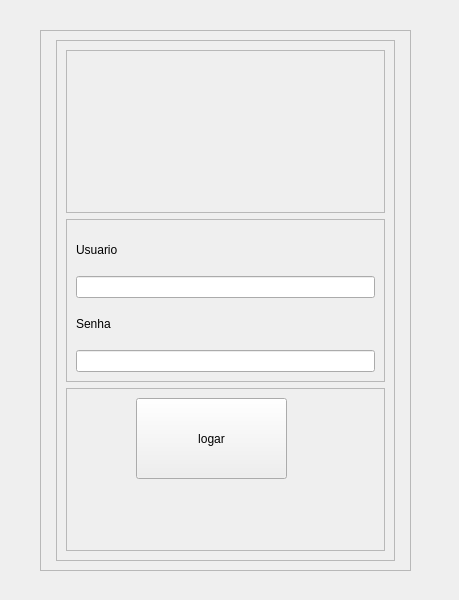
<?xml version="1.0" encoding="UTF-8"?>
<ui version="4.0">
 <class>Cadastro</class>
 <widget class="QMainWindow" name="Cadastro">
  <property name="geometry">
   <rect>
    <x>0</x>
    <y>0</y>
    <width>459</width>
    <height>600</height>
   </rect>
  </property>
  <property name="windowTitle">
   <string>MainWindow</string>
  </property>
  <widget class="QWidget" name="centralwidget">
   <widget class="QFrame" name="frame">
    <property name="geometry">
     <rect>
      <x>40</x>
      <y>30</y>
      <width>371</width>
      <height>541</height>
     </rect>
    </property>
    <property name="frameShape">
     <enum>QFrame::Shape::StyledPanel</enum>
    </property>
    <property name="frameShadow">
     <enum>QFrame::Shadow::Raised</enum>
    </property>
    <layout class="QHBoxLayout" name="horizontalLayout">
     <item>
      <widget class="QFrame" name="frame_2">
       <property name="frameShape">
        <enum>QFrame::Shape::StyledPanel</enum>
       </property>
       <property name="frameShadow">
        <enum>QFrame::Shadow::Raised</enum>
       </property>
      </widget>
     </item>
     <item>
      <widget class="QFrame" name="frame_3">
       <property name="frameShape">
        <enum>QFrame::Shape::StyledPanel</enum>
       </property>
       <property name="frameShadow">
        <enum>QFrame::Shadow::Raised</enum>
       </property>
       <layout class="QVBoxLayout" name="verticalLayout">
        <item>
         <widget class="QFrame" name="frame_5">
          <property name="frameShape">
           <enum>QFrame::Shape::StyledPanel</enum>
          </property>
          <property name="frameShadow">
           <enum>QFrame::Shadow::Raised</enum>
          </property>
         </widget>
        </item>
        <item>
         <widget class="QFrame" name="frame_6">
          <property name="frameShape">
           <enum>QFrame::Shape::StyledPanel</enum>
          </property>
          <property name="frameShadow">
           <enum>QFrame::Shadow::Raised</enum>
          </property>
          <layout class="QVBoxLayout" name="verticalLayout_2">
           <item>
            <widget class="QLabel" name="label">
             <property name="text">
              <string>Usuario</string>
             </property>
            </widget>
           </item>
           <item>
            <widget class="QLineEdit" name="lineEdit"/>
           </item>
           <item>
            <widget class="QLabel" name="label_2">
             <property name="text">
              <string>Senha</string>
             </property>
            </widget>
           </item>
           <item>
            <widget class="QLineEdit" name="lineEdit_2"/>
           </item>
          </layout>
         </widget>
        </item>
        <item>
         <widget class="QFrame" name="frame_7">
          <property name="frameShape">
           <enum>QFrame::Shape::StyledPanel</enum>
          </property>
          <property name="frameShadow">
           <enum>QFrame::Shadow::Raised</enum>
          </property>
          <widget class="QPushButton" name="pushButton">
           <property name="geometry">
            <rect>
             <x>70</x>
             <y>10</y>
             <width>151</width>
             <height>81</height>
            </rect>
           </property>
           <property name="text">
            <string>logar</string>
           </property>
          </widget>
         </widget>
        </item>
       </layout>
      </widget>
     </item>
     <item>
      <widget class="QFrame" name="frame_4">
       <property name="frameShape">
        <enum>QFrame::Shape::StyledPanel</enum>
       </property>
       <property name="frameShadow">
        <enum>QFrame::Shadow::Raised</enum>
       </property>
      </widget>
     </item>
    </layout>
   </widget>
  </widget>
 </widget>
 <resources/>
 <connections/>
</ui>
